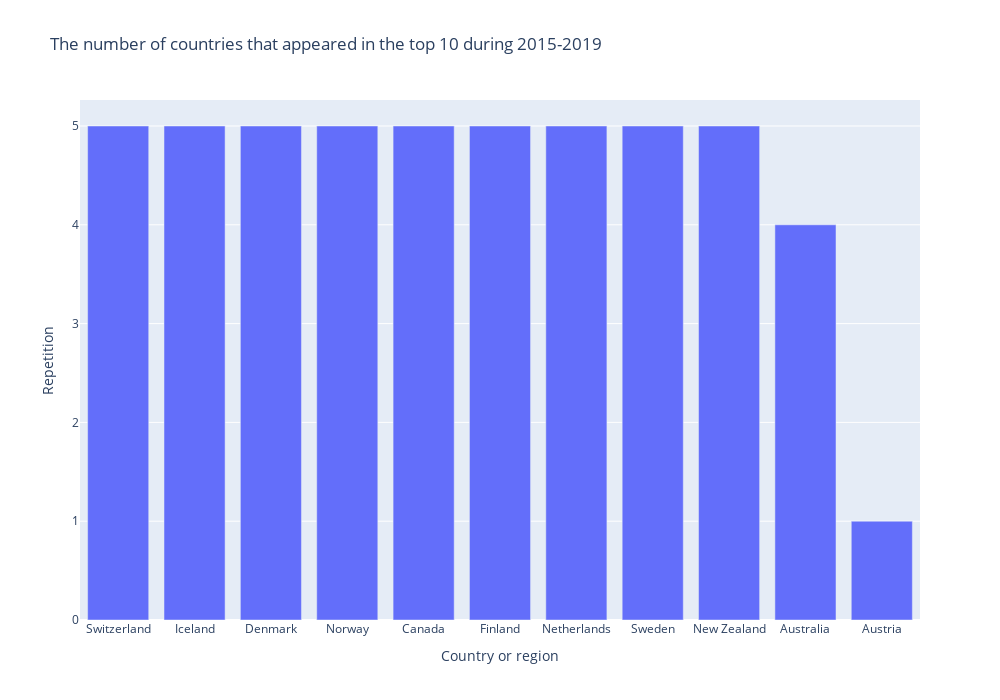

Notebook code cell kept with this figure:
### Code cell
fig = px.bar(counts_country,x=counts_country.index,y=counts_country.values,
            width=1000,height=700,title="The number of countries that appeared in the top 10 during 2015-2019")
fig.update_layout(
    yaxis_title="Repetition")
fig.show()

### Figure 1 — Plotly figure (JSON) as saved in the notebook; plotly's stock layout.template omitted (floating-point values rounded to 4 significant figures)
{"data": [{"alignmentgroup": "True", "hovertemplate": "Country or region=%{x}<br>y=%{y}<extra></extra>", "legendgroup": "", "marker": {"color": "#636efa", "pattern": {"shape": ""}}, "name": "", "offsetgroup": "", "orientation": "v", "showlegend": false, "textposition": "auto", "type": "bar", "x": ["Switzerland", "Iceland", "Denmark", "Norway", "Canada", "Finland", "Netherlands", "Sweden", "New Zealand", "Australia", "Austria"], "xaxis": "x", "y": [5, 5, 5, 5, 5, 5, 5, 5, 5, 4, 1], "yaxis": "y"}], "layout": {"barmode": "relative", "height": 700, "legend": {"tracegroupgap": 0}, "title": {"text": "The number of countries that appeared in the top 10 during 2015-2019"}, "width": 1000, "xaxis": {"anchor": "y", "autorange": true, "domain": [0, 1], "range": [-0.5, 10.5], "title": {"text": "Country or region"}, "type": "category"}, "yaxis": {"anchor": "x", "autorange": true, "domain": [0, 1], "range": [0, 5.263], "title": {"text": "Repetition"}, "type": "linear"}}}
